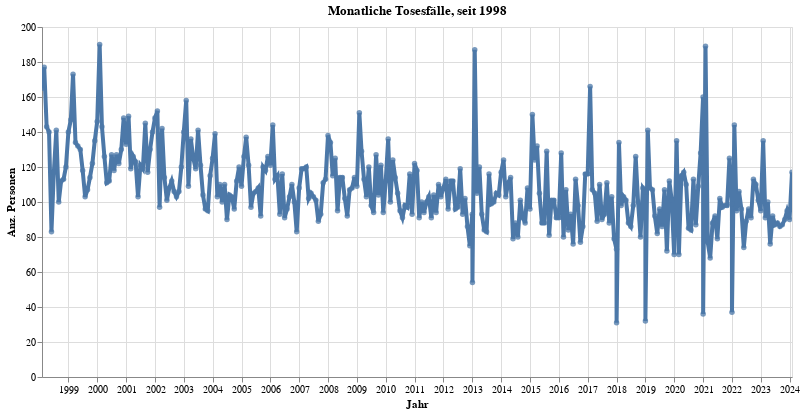

Here is the notebook cell this chart was saved with:
### Code cell
myTitle="Monatliche Tosesfälle, seit "+str(data2betested.index.year.min())

highlight = alt.selection(type='single', on='mouseover',
                          fields=['sum_WBev'], nearest=True)
#x='date:StichtagDatJahr',
base = alt.Chart(myAggAll.reset_index().query('sum_WBev>30'), title=myTitle).encode(
    x=alt.X('StichtagDatJahr', axis=alt.Axis(title='Jahr'))# , axis=alt.Axis(format='%', title='percentage')
    , y=alt.X('sum_WBev', axis=alt.Axis(title='Anz. Personen'))
    #, color=alt.Color('QuarLang', legend=alt.Legend(title="Altersgruppen", orient="right"))  
    ,tooltip=['StichtagDatJahr','sum_WBev']    
)
points = base.mark_circle().encode(
    opacity=alt.value(0.75)
).add_selection(
    highlight
).properties(
    width=750 , height=350
)
lines = base.mark_line().encode(
    size=alt.condition(~highlight, alt.value(0.5), alt.value(4))
).interactive()

lines + points

### Figure 1 — Vega-Lite specification as saved in the notebook (floating-point values rounded to 4 significant figures; data arrays with more than 128 entries replaced by an {"elided": "..."} marker saying what was removed)
{"config": {"view": {"continuousWidth": 400, "continuousHeight": 300}}, "layer": [{"mark": "line", "encoding": {"size": {"condition": {"value": 0.5, "selection": {"not": "selector001"}}, "value": 4}, "tooltip": [{"type": "temporal", "field": "StichtagDatJahr"}, {"type": "quantitative", "field": "sum_WBev"}], "x": {"type": "temporal", "axis": {"title": "Jahr"}, "field": "StichtagDatJahr"}, "y": {"type": "quantitative", "axis": {"title": "Anz. Personen"}, "field": "sum_WBev"}}, "selection": {"selector002": {"type": "interval", "bind": "scales", "encodings": ["x", "y"]}}, "title": "Monatliche Tosesfälle, seit 1998"}, {"mark": "circle", "encoding": {"opacity": {"value": 0.75}, "tooltip": [{"type": "temporal", "field": "StichtagDatJahr"}, {"type": "quantitative", "field": "sum_WBev"}], "x": {"type": "temporal", "axis": {"title": "Jahr"}, "field": "StichtagDatJahr"}, "y": {"type": "quantitative", "axis": {"title": "Anz. Personen"}, "field": "sum_WBev"}}, "height": 350, "selection": {"selector001": {"type": "single", "on": "mouseover", "fields": ["sum_WBev"], "nearest": true}}, "title": "Monatliche Tosesfälle, seit 1998", "width": 750}], "data": {"name": "data-d8d1161d21e498b05efc2a0974b92737"}, "$schema": "https://vega.github.io/schema/vega-lite/v4.8.1.json", "datasets": {"data-d8d1161d21e498b05efc2a0974b92737": {"elided": "318 records"}}}
